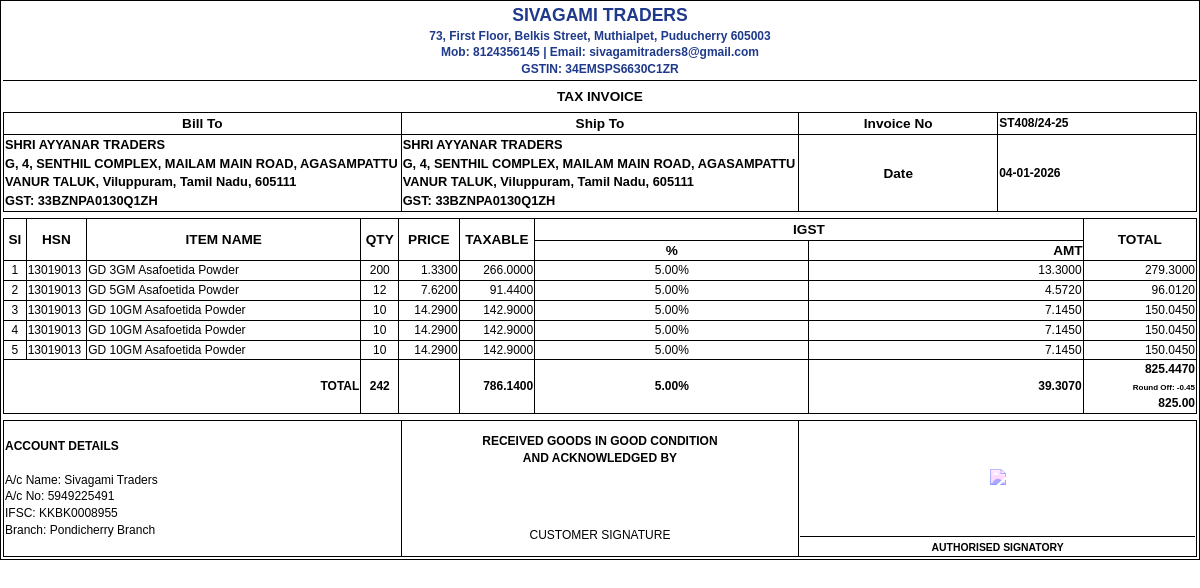
The page /billing/print/5 on the database its author committed.
### tables this page shows
CREATE TABLE seller_info (
            id INTEGER PRIMARY KEY AUTOINCREMENT,
            seller_name TEXT NOT NULL,
            address TEXT,
            email TEXT,
            mobile TEXT,
            gst_number TEXT,
            account_name TEXT,
            account_number TEXT,
            ifsc_code TEXT,
            account_type TEXT,
            branch TEXT,
            created_at TIMESTAMP DEFAULT CURRENT_TIMESTAMP,
            updated_at TIMESTAMP DEFAULT CURRENT_TIMESTAMP
        , state TEXT);

CREATE TABLE billing (
                    id INTEGER PRIMARY KEY AUTOINCREMENT,
                    bill_id TEXT UNIQUE NOT NULL,
                    customer_id INTEGER NOT NULL,
                    bill_date DATE NOT NULL,
                    subtotal REAL DEFAULT 0.0,
                    gst_amount REAL DEFAULT 0.0,
                    total_amount REAL NOT NULL DEFAULT 0.0,
                    payment_status TEXT DEFAULT 'Pending',
                    notes TEXT,
                    created_at TIMESTAMP DEFAULT CURRENT_TIMESTAMP, round_off REAL DEFAULT 0.0,
                    FOREIGN KEY (customer_id) REFERENCES customers (id)
                );

CREATE TABLE customers (
                    id INTEGER PRIMARY KEY AUTOINCREMENT,
                    customer_id TEXT UNIQUE NOT NULL,
                    vendor_code TEXT UNIQUE,
                    name TEXT NOT NULL,
                    email TEXT,
                    mobile TEXT,
                    address TEXT,
                    state TEXT,
                    gst_number TEXT,
                    created_at TIMESTAMP DEFAULT CURRENT_TIMESTAMP
                );

CREATE TABLE billing_items (
                    id INTEGER PRIMARY KEY AUTOINCREMENT,
                    bill_id INTEGER NOT NULL,
                    product_id INTEGER NOT NULL,
                    product_name TEXT NOT NULL,
                    quantity INTEGER NOT NULL DEFAULT 1,
                    unit_price REAL NOT NULL DEFAULT 0.0,
                    gst_percentage REAL NOT NULL DEFAULT 0.0,
                    gst_amount REAL NOT NULL DEFAULT 0.0,
                    cgst REAL NOT NULL DEFAULT 0.0,
                    sgst REAL NOT NULL DEFAULT 0.0,
                    igst REAL NOT NULL DEFAULT 0.0,
                    total REAL NOT NULL DEFAULT 0.0, hsn_code TEXT,
                    FOREIGN KEY (bill_id) REFERENCES billing (id) ON DELETE CASCADE,
                    FOREIGN KEY (product_id) REFERENCES inventory (id)
                );

### routes/billing.py (the view)
@billing_bp.route('/print/<int:id>')
def print_bill(id):
    conn = get_db_connection()
    bill = conn.execute('''
        SELECT b.*, c.name as customer_name, c.email, c.mobile, c.address, c.gst_number
        FROM billing b
        JOIN customers c ON b.customer_id = c.id
        WHERE b.id = ?
    ''', (id,)).fetchone()
    if not bill:
        flash('Bill not found!', 'error')
        conn.close()
        return redirect(url_for('billing.index'))
    bill_dict = dict(bill)
    if bill_dict['bill_date']:
        date_obj = datetime.strptime(bill_dict['bill_date'], '%Y-%m-%d')
        bill_dict['bill_date'] = date_obj.strftime('%d-%m-%Y')
    items = conn.execute('''
        SELECT bi.*, i.product_id as inventory_product_id
        FROM billing_items bi
        LEFT JOIN inventory i ON bi.product_id = i.id
        WHERE bi.bill_id = ?
        ORDER BY bi.id
    ''', (bill_dict['bill_id'],)).fetchall()
    seller = conn.execute('SELECT * FROM seller_info ORDER BY id DESC LIMIT 1').fetchone()
    conn.close()
    return render_template('billing/print.html', bill=bill_dict, items=items, seller=seller)

### database.py (called while the page is built)
def get_db_connection():
    conn = sqlite3.connect(DATABASE)
    conn.row_factory = sqlite3.Row
    return conn

### templates/billing/print.html (shortened to what this page needs)
<!DOCTYPE html>
<html lang="en">
<head>
</head>
<body>
<div class="invoice">
<div class="header">
    <h1>{{ seller['seller_name'] }}</h1>
    <p>{{ seller['address'] }}</p>
    <p>Mob: {{ seller['mobile'] }} | Email: {{ seller['email'] }}</p>
    <p>GSTIN: {{ seller['gst_number'] }}</p>
</div>
<div class="section text-center"><strong>TAX INVOICE</strong></div>
<table class="section">
<tr>
    <th colspan="2">Bill To</th>
    <th colspan="2">Ship To</th>
    <th>Invoice No</th>
    <td><strong>{{ bill['bill_id'] }}/24-25</strong></td>
</tr>
<tr>
    <td colspan="2" class="bill-address">
        {{ bill['customer_name'] }}<br>
        {{ bill['address'] }}<br>
        GST: {{ bill['gst_number'] or 'N/A' }}
    </td>
    <td colspan="2" class="bill-address">
        {{ bill['customer_name'] }}<br>
        {{ bill['address'] }}<br>
        GST: {{ bill['gst_number'] or 'N/A' }}
    </td>
    <th>Date</th>
    <td><strong>{{ bill['bill_date'] }}</strong></td>
</tr>
</table>
{% set has_igst = items|selectattr('igst','greaterthan',0)|list|length > 0 %}
{% set gst_rate = items[0]['gst_percentage'] if items|length > 0 else 0 %}
{% set ns = namespace(total_qty=0,total_taxable=0,total_cgst=0,total_sgst=0,total_igst=0,total_amount=0) %}
<table class="section">
<thead>
<tr>
    <th rowspan="2" class="col-sl">Sl</th>
    <th rowspan="2" class="col-hsn">HSN</th>
    <th rowspan="2" class="col-item">ITEM NAME</th>
    <th rowspan="2" class="col-qty">QTY</th>
    <th rowspan="2" class="col-price">PRICE</th>
    <th rowspan="2" class="col-taxable">TAXABLE</th>
    {% if has_igst %}<th colspan="2">IGST</th>{% endif %}
    <th rowspan="2" class="col-total">TOTAL</th>
</tr>
<tr>
{% if has_igst %}
    <th class="col-gst-pct">%</th><th class="col-gst-amt">AMT</th>
{% endif %}
</tr>
</thead>
<tbody>
{% for item in items %}
{% set taxable = item['quantity'] * item['unit_price'] %}
{% set ns.total_qty = ns.total_qty + item['quantity'] %}
{% set ns.total_taxable = ns.total_taxable + taxable %}
{% set ns.total_cgst = ns.total_cgst + item['cgst'] %}
{% set ns.total_sgst = ns.total_sgst + item['sgst'] %}
{% set ns.total_igst = ns.total_igst + item['igst'] %}
{% set ns.total_amount = ns.total_amount + item['total'] %}
<tr>
<td class="text-center">{{ loop.index }}</td>
<td>{{ item['hsn_code'] or '-' }}</td>
<td class="col-item">{{ item['product_name'] }}</td>
<td class="text-center">{{ item['quantity'] }}</td>
<td class="text-right">{{ "%.4f"|format(item['unit_price']) }}</td>
<td class="text-right">{{ "%.4f"|format(taxable) }}</td>
{% if has_igst %}
<td class="gst-cell">{{ "%.2f"|format(item['gst_percentage']) }}%</td>
<td class="gst-cell text-right">{{ "%.4f"|format(item['igst']) }}</td>
{% endif %}
<td class="text-right">{{ "%.4f"|format(item['total']) }}</td>
</tr>
{% endfor %}
<tr style="font-weight:bold;">
<td colspan="3" class="text-right">TOTAL</td>
<td class="text-center">{{ ns.total_qty }}</td>
<td></td>
<td class="text-right">{{ "%.4f"|format(ns.total_taxable) }}</td>
{% if has_igst %}
<td class="gst-cell">{{ "%.2f"|format(gst_rate) }}%</td>
<td class="gst-cell text-right">{{ "%.4f"|format(ns.total_igst) }}</td>
{% endif %}
<td class="text-right">
    {{ "%.4f"|format(ns.total_amount) }}<br>
    <small style="font-size:0.5rem;">Round Off: {{ "%.2f"|format(bill['round_off']) }}</small><br>
    <strong>{{ "%.2f"|format(bill['total_amount']) }}</strong>
</td>
</tr>
</tbody>
</table>
<table class="section">
<tr>
    <td colspan="4">
        <strong>ACCOUNT DETAILS</strong><br><br>
        A/c Name: {{ seller['account_name'] }}<br>
        A/c No: {{ seller['account_number'] }}<br>
        IFSC: {{ seller['ifsc_code'] }}<br>
        Branch: {{ seller['branch'] }}
    </td>
    <td colspan="4" style="text-align:center;">
        <strong>RECEIVED GOODS IN GOOD CONDITION<br>AND ACKNOWLEDGED BY</strong>
        <div style="height:60px;"></div>
        CUSTOMER SIGNATURE
    </td>
    <td colspan="4" style="text-align:center;">
        <div class="seal-box">
            <img src="{{ url_for('static', filename='company_seal.png') }}">
        </div>
        <div class="sign-line">AUTHORISED SIGNATORY</div>
    </td>
</tr>
</table>
</div>
</body>
</html>

### templates/billing/print.html (style rules this page uses)
* { margin: 0; padding: 0; box-sizing: border-box; }
:root { --font-base: 0.85rem; --font-small: 0.75rem; --font-large: 1.1rem; --pad-xs: 1px; --pad-sm: 2px; --border-thin: 1px; --border-thick: 1.5px; --seller-color: #1f3a8a; --item-min-width: 50ch; --gst-pct-width: 1ch; --gst-amt-width: 4ch; --gst-block-width: 3in; }
body { font-family: Arial, sans-serif; font-size: var(--font-base); line-height: 1.4; color: #000; }
.invoice { border: var(--border-thick) solid #000; padding: var(--pad-sm); }
.col-sl { width: 3ch; }
.col-hsn { width: 8ch; }
.col-qty { width: 5ch; }
.col-price { width: 8ch; }
.col-taxable { width: 10ch; }
.col-total { width: 15ch; }
.col-item { width: auto; min-width: var(--item-min-width); }
.col-gst-pct { width: var(--gst-pct-width); text-align: center; padding: 0; }
.col-gst-amt { width: var(--gst-amt-width); text-align: right; padding: 0; }
.gst-cell { white-space: nowrap; text-align: center; }
table { width: 100%; border-collapse: collapse; table-layout: fixed; }
th, td { border: var(--border-thin) solid #000; padding: var(--pad-xs); font-size: var(--font-small); }
th { font-weight: bold; text-align: center; font-size: var(--font-base); }
.text-right { text-align: right; }
.text-center { text-align: center; }
.section { margin-top: 6px; }
.header { text-align: center; border-bottom: var(--border-thick) solid #000; padding-bottom: var(--pad-sm); }
.header h1 { font-size: var(--font-large); font-weight: 800; color: var(--seller-color); }
.header p { font-size: var(--font-small); font-weight: bold; color: var(--seller-color); }
.bill-address { font-size: 0.8rem; line-height: 1.45; font-weight: bold; }
.seal-box { height: 90px; margin: 10px 0; display: flex; align-items: center; justify-content: center; }
.seal-box img { max-height: 85px; max-width: 85px; object-fit: contain; filter: grayscale(100%) sepia(100%) saturate(300%) hue-rotate(200deg); }
.sign-line { margin-top: 14px; padding-top: 4px; border-top: 1px solid #000; font-weight: bold; font-size: 0.65rem; }

### rows shown on the page
seller_info: seller_name "SIVAGAMI TRADERS", address "73, First Floor, Belkis Street, Muthialpet, Puducherry 605003", mobile "8124356145", email "sivagamitraders8@gmail.com", gst_number "34EMSPS6630C1ZR", account_name "Sivagami Traders", account_number "5949225491", ifsc_code "KKBK0008955", branch "Pondicherry Branch"
billing: bill_id "ST408", bill_date "04-01-2026", round_off "-0.45", total_amount "825.00"
customers: customer_name "SHRI AYYANAR TRADERS", address "G, 4, SENTHIL COMPLEX, MAILAM MAIN ROAD, AGASAMPATTU VANUR TALUK, Viluppuram, Tamil Nadu, 605111", gst_number "33BZNPA0130Q1ZH"
billing_items: hsn_code "13019013", product_name "GD 3GM Asafoetida Powder", quantity "200", unit_price "1.3300", taxable "266.0000", gst_percentage "5.00", igst "13.3000", total "279.3000"
billing_items: hsn_code "13019013", product_name "GD 5GM Asafoetida Powder", quantity "12", unit_price "7.6200", taxable "91.4400", gst_percentage "5.00", igst "4.5720", total "96.0120"
billing_items: hsn_code "13019013", product_name "GD 10GM Asafoetida Powder", quantity "10", unit_price "14.2900", taxable "142.9000", gst_percentage "5.00", igst "7.1450", total "150.0450"
billing_items: hsn_code "13019013", product_name "GD 10GM Asafoetida Powder", quantity "10", unit_price "14.2900", taxable "142.9000", gst_percentage "5.00", igst "7.1450", total "150.0450"
billing_items: hsn_code "13019013", product_name "GD 10GM Asafoetida Powder", quantity "10", unit_price "14.2900", taxable "142.9000", gst_percentage "5.00", igst "7.1450", total "150.0450"

### other values the page prints
{{ ns.total_qty }} "242"
{{ "%.4f"|format(ns.total_taxable) }} "786.1400"
{{ "%.4f"|format(ns.total_igst) }} "39.3070"
{{ "%.4f"|format(ns.total_amount) }} "825.4470"
